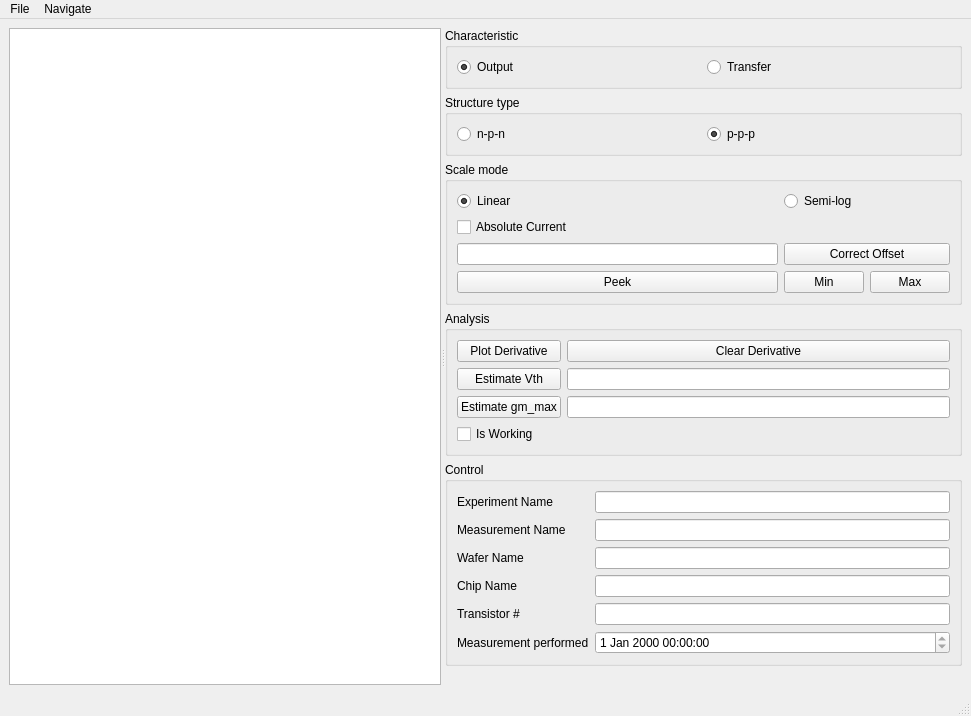
<?xml version="1.0" encoding="UTF-8"?>
<ui version="4.0">
 <class>MainWindow</class>
 <widget class="QMainWindow" name="MainWindow">
  <property name="geometry">
   <rect>
    <x>0</x>
    <y>0</y>
    <width>971</width>
    <height>716</height>
   </rect>
  </property>
  <property name="windowTitle">
   <string>MainWindow</string>
  </property>
  <widget class="QWidget" name="centralwidget">
   <layout class="QVBoxLayout" name="verticalLayout">
    <item>
     <widget class="QSplitter" name="splitter">
      <property name="orientation">
       <enum>Qt::Horizontal</enum>
      </property>
      <widget class="GraphicsLayoutWidget" name="graphicsView">
       <property name="sizePolicy">
        <sizepolicy hsizetype="Maximum" vsizetype="Maximum">
         <horstretch>0</horstretch>
         <verstretch>0</verstretch>
        </sizepolicy>
       </property>
      </widget>
      <widget class="QWidget" name="">
       <layout class="QGridLayout" name="gridLayout_6">
        <property name="sizeConstraint">
         <enum>QLayout::SetMinimumSize</enum>
        </property>
        <item row="0" column="0">
         <widget class="QGroupBox" name="groupBox_4">
          <property name="sizePolicy">
           <sizepolicy hsizetype="Minimum" vsizetype="Preferred">
            <horstretch>0</horstretch>
            <verstretch>0</verstretch>
           </sizepolicy>
          </property>
          <property name="title">
           <string>Characteristic</string>
          </property>
          <layout class="QGridLayout" name="gridLayout_2">
           <item row="0" column="0">
            <widget class="QRadioButton" name="ui_output_characteristic">
             <property name="text">
              <string>Output</string>
             </property>
             <property name="checked">
              <bool>true</bool>
             </property>
            </widget>
           </item>
           <item row="0" column="1">
            <widget class="QRadioButton" name="ui_transfer_characteristic">
             <property name="text">
              <string>Transfer</string>
             </property>
            </widget>
           </item>
          </layout>
         </widget>
        </item>
        <item row="1" column="0">
         <widget class="QGroupBox" name="groupBox_2">
          <property name="sizePolicy">
           <sizepolicy hsizetype="Minimum" vsizetype="Preferred">
            <horstretch>0</horstretch>
            <verstretch>0</verstretch>
           </sizepolicy>
          </property>
          <property name="title">
           <string>Structure type</string>
          </property>
          <layout class="QGridLayout" name="gridLayout_3">
           <item row="0" column="0">
            <widget class="QRadioButton" name="ui_npn_structure">
             <property name="text">
              <string>n-p-n</string>
             </property>
            </widget>
           </item>
           <item row="0" column="1">
            <widget class="QRadioButton" name="ui_ppp_structure">
             <property name="text">
              <string>p-p-p</string>
             </property>
             <property name="checked">
              <bool>true</bool>
             </property>
            </widget>
           </item>
          </layout>
          <zorder>ui_ppp_structure</zorder>
          <zorder>ui_npn_structure</zorder>
         </widget>
        </item>
        <item row="2" column="0">
         <widget class="QGroupBox" name="groupBox_3">
          <property name="sizePolicy">
           <sizepolicy hsizetype="Minimum" vsizetype="Preferred">
            <horstretch>0</horstretch>
            <verstretch>0</verstretch>
           </sizepolicy>
          </property>
          <property name="title">
           <string>Scale mode</string>
          </property>
          <layout class="QGridLayout" name="gridLayout_4">
           <item row="0" column="0">
            <widget class="QRadioButton" name="ui_linear_scale">
             <property name="text">
              <string>Linear</string>
             </property>
             <property name="checked">
              <bool>true</bool>
             </property>
            </widget>
           </item>
           <item row="0" column="1" colspan="2">
            <widget class="QRadioButton" name="ui_semilog_structure">
             <property name="text">
              <string>Semi-log</string>
             </property>
            </widget>
           </item>
           <item row="2" column="0">
            <widget class="QLineEdit" name="ui_offset_value"/>
           </item>
           <item row="2" column="1" colspan="2">
            <widget class="QPushButton" name="ui_correct_offset">
             <property name="text">
              <string>Correct Offset</string>
             </property>
            </widget>
           </item>
           <item row="3" column="1">
            <widget class="QPushButton" name="ui_peek_min_offset">
             <property name="text">
              <string>Min</string>
             </property>
            </widget>
           </item>
           <item row="3" column="0">
            <widget class="QPushButton" name="ui_peek_offset">
             <property name="text">
              <string>Peek</string>
             </property>
            </widget>
           </item>
           <item row="3" column="2">
            <widget class="QPushButton" name="ui_peek_max_offset">
             <property name="text">
              <string>Max</string>
             </property>
            </widget>
           </item>
           <item row="1" column="0" colspan="3">
            <widget class="QCheckBox" name="ui_absolute_current">
             <property name="text">
              <string>Absolute Current </string>
             </property>
            </widget>
           </item>
          </layout>
         </widget>
        </item>
        <item row="3" column="0">
         <widget class="QGroupBox" name="groupBox">
          <property name="sizePolicy">
           <sizepolicy hsizetype="Minimum" vsizetype="Minimum">
            <horstretch>0</horstretch>
            <verstretch>0</verstretch>
           </sizepolicy>
          </property>
          <property name="title">
           <string>Analysis</string>
          </property>
          <layout class="QGridLayout" name="gridLayout">
           <item row="0" column="1">
            <widget class="QPushButton" name="ui_clear_derivative">
             <property name="text">
              <string>Clear Derivative</string>
             </property>
            </widget>
           </item>
           <item row="2" column="1">
            <widget class="QLineEdit" name="lineEdit_2">
             <property name="readOnly">
              <bool>true</bool>
             </property>
            </widget>
           </item>
           <item row="0" column="0">
            <widget class="QPushButton" name="ui_plot_derivative">
             <property name="text">
              <string>Plot Derivative</string>
             </property>
            </widget>
           </item>
           <item row="1" column="0">
            <widget class="QPushButton" name="ui_estimate_vth">
             <property name="text">
              <string>Estimate Vth</string>
             </property>
            </widget>
           </item>
           <item row="1" column="1">
            <widget class="QLineEdit" name="lineEdit">
             <property name="readOnly">
              <bool>true</bool>
             </property>
            </widget>
           </item>
           <item row="2" column="0">
            <widget class="QPushButton" name="ui_estimate_gm">
             <property name="text">
              <string>Estimate gm_max</string>
             </property>
            </widget>
           </item>
           <item row="3" column="0">
            <widget class="QCheckBox" name="ui_is_working">
             <property name="text">
              <string>Is Working</string>
             </property>
            </widget>
           </item>
          </layout>
         </widget>
        </item>
        <item row="4" column="0">
         <widget class="QGroupBox" name="groupBox_7">
          <property name="sizePolicy">
           <sizepolicy hsizetype="Minimum" vsizetype="Preferred">
            <horstretch>0</horstretch>
            <verstretch>0</verstretch>
           </sizepolicy>
          </property>
          <property name="title">
           <string>Control</string>
          </property>
          <layout class="QGridLayout" name="gridLayout_5">
           <item row="2" column="1">
            <widget class="QLineEdit" name="ui_wafer_name">
             <property name="readOnly">
              <bool>true</bool>
             </property>
            </widget>
           </item>
           <item row="3" column="0">
            <widget class="QLabel" name="label_4">
             <property name="text">
              <string>Chip Name</string>
             </property>
            </widget>
           </item>
           <item row="3" column="1">
            <widget class="QLineEdit" name="ui_chip_name">
             <property name="readOnly">
              <bool>true</bool>
             </property>
            </widget>
           </item>
           <item row="4" column="0">
            <widget class="QLabel" name="label_5">
             <property name="text">
              <string>Transistor #</string>
             </property>
            </widget>
           </item>
           <item row="4" column="1">
            <widget class="QLineEdit" name="ui_transistor_number">
             <property name="readOnly">
              <bool>true</bool>
             </property>
            </widget>
           </item>
           <item row="0" column="0">
            <widget class="QLabel" name="label_2">
             <property name="text">
              <string>Experiment Name</string>
             </property>
            </widget>
           </item>
           <item row="1" column="1">
            <widget class="QLineEdit" name="ui_measurement_name">
             <property name="readOnly">
              <bool>true</bool>
             </property>
            </widget>
           </item>
           <item row="2" column="0">
            <widget class="QLabel" name="label_3">
             <property name="text">
              <string>Wafer Name</string>
             </property>
            </widget>
           </item>
           <item row="0" column="1">
            <widget class="QLineEdit" name="ui_experiment_name">
             <property name="readOnly">
              <bool>true</bool>
             </property>
            </widget>
           </item>
           <item row="1" column="0">
            <widget class="QLabel" name="label">
             <property name="text">
              <string>Measurement Name</string>
             </property>
            </widget>
           </item>
           <item row="5" column="0">
            <widget class="QLabel" name="label_6">
             <property name="text">
              <string>Measurement performed</string>
             </property>
            </widget>
           </item>
           <item row="5" column="1">
            <widget class="QDateTimeEdit" name="ui_measurement_datetime">
             <property name="readOnly">
              <bool>true</bool>
             </property>
            </widget>
           </item>
          </layout>
         </widget>
        </item>
        <item row="5" column="0">
         <spacer name="verticalSpacer">
          <property name="orientation">
           <enum>Qt::Vertical</enum>
          </property>
          <property name="sizeHint" stdset="0">
           <size>
            <width>20</width>
            <height>40</height>
           </size>
          </property>
         </spacer>
        </item>
       </layout>
      </widget>
     </widget>
    </item>
   </layout>
  </widget>
  <widget class="QStatusBar" name="statusbar"/>
  <widget class="QMenuBar" name="menubar">
   <property name="geometry">
    <rect>
     <x>0</x>
     <y>0</y>
     <width>971</width>
     <height>21</height>
    </rect>
   </property>
   <widget class="QMenu" name="menuFile">
    <property name="title">
     <string>File</string>
    </property>
    <addaction name="actionWorkingDirectory"/>
    <addaction name="separator"/>
    <addaction name="actionOpen_folder"/>
   </widget>
   <widget class="QMenu" name="menuNavigate">
    <property name="title">
     <string>Navigate</string>
    </property>
    <addaction name="actionNext"/>
    <addaction name="actionPrev"/>
   </widget>
   <addaction name="menuFile"/>
   <addaction name="menuNavigate"/>
  </widget>
  <action name="actionWorkingDirectory">
   <property name="text">
    <string>Open measurement</string>
   </property>
  </action>
  <action name="actionOpen_folder">
   <property name="text">
    <string>Open folder</string>
   </property>
  </action>
  <action name="actionNext">
   <property name="text">
    <string>Next</string>
   </property>
  </action>
  <action name="actionPrev">
   <property name="text">
    <string>Prev</string>
   </property>
  </action>
 </widget>
 <customwidgets>
  <customwidget>
   <class>GraphicsLayoutWidget</class>
   <extends>QGraphicsView</extends>
   <header>pyqtgraph</header>
  </customwidget>
 </customwidgets>
 <resources/>
 <connections/>
</ui>
